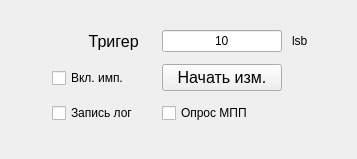
<?xml version="1.0" encoding="UTF-8"?>
<ui version="4.0">
 <class>Form</class>
 <widget class="QWidget" name="Form">
  <property name="geometry">
   <rect>
    <x>0</x>
    <y>0</y>
    <width>357</width>
    <height>159</height>
   </rect>
  </property>
  <property name="sizePolicy">
   <sizepolicy hsizetype="Expanding" vsizetype="Expanding">
    <horstretch>0</horstretch>
    <verstretch>0</verstretch>
   </sizepolicy>
  </property>
  <property name="minimumSize">
   <size>
    <width>306</width>
    <height>85</height>
   </size>
  </property>
  <property name="windowTitle">
   <string>Form</string>
  </property>
  <layout class="QGridLayout" name="gridLayout">
   <property name="topMargin">
    <number>5</number>
   </property>
   <property name="rightMargin">
    <number>5</number>
   </property>
   <property name="bottomMargin">
    <number>5</number>
   </property>
   <property name="horizontalSpacing">
    <number>5</number>
   </property>
   <property name="verticalSpacing">
    <number>0</number>
   </property>
   <item row="0" column="0">
    <layout class="QGridLayout" name="gridLayout_meas" rowstretch="1,0,0,0" columnstretch="1,0,0,0,1" rowminimumheight="1,1,1,0" columnminimumwidth="1,1,1,1,1">
     <property name="sizeConstraint">
      <enum>QLayout::SetDefaultConstraint</enum>
     </property>
     <property name="leftMargin">
      <number>5</number>
     </property>
     <property name="topMargin">
      <number>0</number>
     </property>
     <property name="rightMargin">
      <number>5</number>
     </property>
     <property name="bottomMargin">
      <number>5</number>
     </property>
     <property name="spacing">
      <number>10</number>
     </property>
     <item row="2" column="4">
      <spacer name="horizontalSpacer_41">
       <property name="orientation">
        <enum>Qt::Horizontal</enum>
       </property>
       <property name="sizeHint" stdset="0">
        <size>
         <width>40</width>
         <height>20</height>
        </size>
       </property>
      </spacer>
     </item>
     <item row="2" column="0">
      <spacer name="horizontalSpacer_40">
       <property name="orientation">
        <enum>Qt::Horizontal</enum>
       </property>
       <property name="sizeHint" stdset="0">
        <size>
         <width>40</width>
         <height>20</height>
        </size>
       </property>
      </spacer>
     </item>
     <item row="2" column="2">
      <widget class="QPushButton" name="pushButton_run_trig_pips">
       <property name="sizePolicy">
        <sizepolicy hsizetype="Preferred" vsizetype="Fixed">
         <horstretch>0</horstretch>
         <verstretch>0</verstretch>
        </sizepolicy>
       </property>
       <property name="minimumSize">
        <size>
         <width>120</width>
         <height>25</height>
        </size>
       </property>
       <property name="font">
        <font>
         <family>MS Shell Dlg 2</family>
         <pointsize>12</pointsize>
         <weight>50</weight>
         <italic>false</italic>
         <bold>false</bold>
        </font>
       </property>
       <property name="styleSheet">
        <string notr="true">font: 12pt &quot;MS Shell Dlg 2&quot;;</string>
       </property>
       <property name="text">
        <string>Начать изм.</string>
       </property>
      </widget>
     </item>
     <item row="0" column="2">
      <widget class="QLineEdit" name="lineEdit_triger">
       <property name="minimumSize">
        <size>
         <width>120</width>
         <height>0</height>
        </size>
       </property>
       <property name="styleSheet">
        <string notr="true">font: 12pt &quot;MS Shell Dlg 2&quot;;</string>
       </property>
       <property name="text">
        <string>10</string>
       </property>
       <property name="alignment">
        <set>Qt::AlignCenter</set>
       </property>
       <property name="readOnly">
        <bool>false</bool>
       </property>
      </widget>
     </item>
     <item row="0" column="1">
      <widget class="QLabel" name="label_58">
       <property name="minimumSize">
        <size>
         <width>100</width>
         <height>0</height>
        </size>
       </property>
       <property name="font">
        <font>
         <family>MS Shell Dlg 2</family>
         <pointsize>12</pointsize>
         <weight>50</weight>
         <italic>false</italic>
         <bold>false</bold>
        </font>
       </property>
       <property name="styleSheet">
        <string notr="true">font: 12pt &quot;MS Shell Dlg 2&quot;;</string>
       </property>
       <property name="text">
        <string>Тригер   </string>
       </property>
       <property name="alignment">
        <set>Qt::AlignRight|Qt::AlignTrailing|Qt::AlignVCenter</set>
       </property>
      </widget>
     </item>
     <item row="0" column="3">
      <widget class="QLabel" name="label_59">
       <property name="minimumSize">
        <size>
         <width>20</width>
         <height>0</height>
        </size>
       </property>
       <property name="styleSheet">
        <string notr="true">font: 12pt &quot;MS Shell Dlg 2&quot;;</string>
       </property>
       <property name="text">
        <string>lsb</string>
       </property>
      </widget>
     </item>
     <item row="2" column="1">
      <widget class="QCheckBox" name="checkBox_enable_test_csa">
       <property name="sizePolicy">
        <sizepolicy hsizetype="Preferred" vsizetype="Preferred">
         <horstretch>0</horstretch>
         <verstretch>0</verstretch>
        </sizepolicy>
       </property>
       <property name="minimumSize">
        <size>
         <width>100</width>
         <height>30</height>
        </size>
       </property>
       <property name="layoutDirection">
        <enum>Qt::LeftToRight</enum>
       </property>
       <property name="styleSheet">
        <string notr="true">font: 12pt &quot;MS Shell Dlg 2&quot;;</string>
       </property>
       <property name="text">
        <string>Вкл. имп.</string>
       </property>
       <property name="tristate">
        <bool>false</bool>
       </property>
      </widget>
     </item>
     <item row="3" column="1">
      <widget class="QCheckBox" name="checkBox">
       <property name="styleSheet">
        <string notr="true">font: 11pt &quot;MS Shell Dlg 2&quot;</string>
       </property>
       <property name="text">
        <string>Запись лог</string>
       </property>
      </widget>
     </item>
     <item row="3" column="2">
      <widget class="QCheckBox" name="checkBox_2">
       <property name="styleSheet">
        <string notr="true">font: 11pt &quot;MS Shell Dlg 2&quot;;</string>
       </property>
       <property name="text">
        <string>Опрос МПП</string>
       </property>
      </widget>
     </item>
    </layout>
   </item>
  </layout>
 </widget>
 <resources/>
 <connections/>
</ui>
